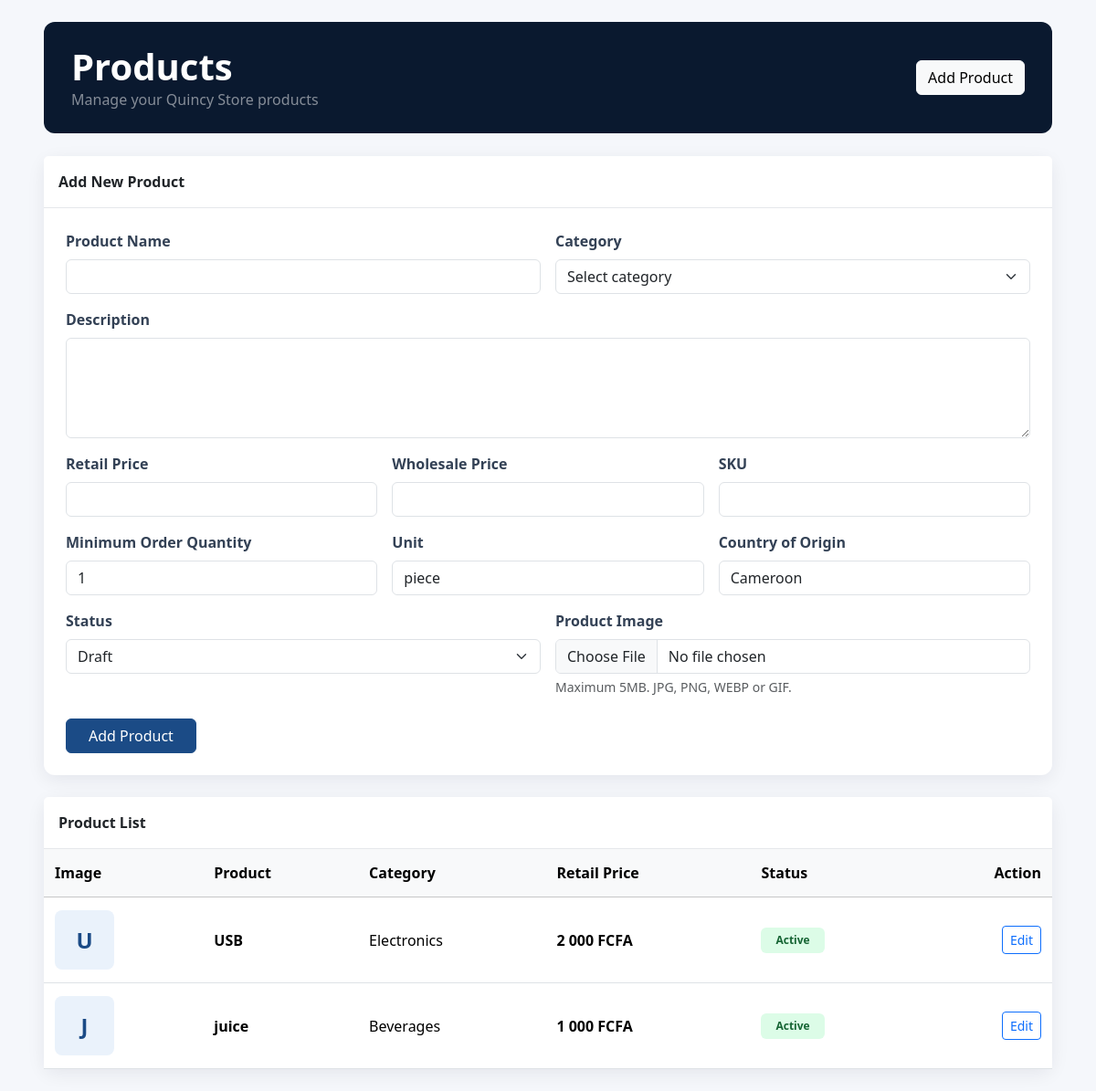
The page /admin/products.php (signed in) on the database its author committed.
### tables this page shows
CREATE TABLE `products` (
  `id` int(11) NOT NULL,
  `supplier_id` int(11) DEFAULT NULL,
  `manufacturer_id` int(11) DEFAULT NULL,
  `category_id` int(11) NOT NULL,
  `name` varchar(200) NOT NULL,
  `slug` varchar(220) NOT NULL,
  `description` text DEFAULT NULL,
  `sku` varchar(100) DEFAULT NULL,
  `retail_price` decimal(12,2) NOT NULL,
  `wholesale_price` decimal(12,2) DEFAULT NULL,
  `minimum_order_quantity` int(11) DEFAULT 1,
  `unit` varchar(50) DEFAULT 'piece',
  `weight` decimal(10,2) DEFAULT NULL,
  `country_of_origin` varchar(100) DEFAULT 'Cameroon',
  `status` enum('draft','active','out_of_stock','discontinued') DEFAULT 'draft',
  `created_at` timestamp NOT NULL DEFAULT current_timestamp(),
  `updated_at` timestamp NOT NULL DEFAULT current_timestamp() ON UPDATE current_timestamp()
);

CREATE TABLE `categories` (
  `id` int(11) NOT NULL,
  `parent_id` int(11) DEFAULT NULL,
  `name` varchar(100) NOT NULL,
  `description` text DEFAULT NULL,
  `image` varchar(255) DEFAULT NULL,
  `status` enum('active','inactive') DEFAULT 'active',
  `created_at` timestamp NOT NULL DEFAULT current_timestamp(),
  `updated_at` timestamp NOT NULL DEFAULT current_timestamp() ON UPDATE current_timestamp()
);

### includes/functions.php (called while the page is built, shortened)
<?php
function e(mixed $value): string
{
    return htmlspecialchars((string) $value, ENT_QUOTES, 'UTF-8');
}
function formatPrice(float|int|string $amount): string
{
    return number_format((float) $amount, 0, '.', ' ') . ' FCFA';
}

### admin/products.php (the view, shortened to what this page needs)
<?php
require_once ROOT_PATH . '/includes/functions.php';
$db = Database::getInstance()->getConnection();
$editProduct = null;
$products = $db->query(
    'SELECT p.*, c.name AS category_name
     FROM products p
     LEFT JOIN categories c
       ON c.id=p.category_id
     ORDER BY p.updated_at DESC
     LIMIT 100'
)->fetchAll(PDO::FETCH_ASSOC);
?>
<!DOCTYPE html>
<html lang="en">
<head>
<link
    href="https://cdn.jsdelivr.net/npm/bootstrap@5.3.3/dist/css/bootstrap.min.css"
    rel="stylesheet">
</head>
<body>
<div class="container-fluid py-4 px-lg-5">
<div class="page-header d-flex justify-content-between align-items-center">
<div>
<h1>Products</h1>
<p class="mb-0 text-white-50">
Manage your Quincy Store products
</p>
</div>
<a href="#productForm"
   class="btn btn-light">
Add Product
</a>
</div>
<div class="card mb-4"
     id="productForm">
<div class="card-header p-3">
<?= $editProduct
    ? 'Edit Product'
    : 'Add New Product' ?>
</div>
<div class="card-body p-4">
<form method="post"
      enctype="multipart/form-data">
<div class="row g-3">
<div class="col-md-6">
<label class="form-label">
Product Name
</label>
<input
    type="text"
    name="name"
    class="form-control"
    required
    value="<?= e($editProduct['name'] ?? '') ?>">
</div>
<div class="col-md-6">
<label class="form-label">
Category
</label>
<select
    name="category_id"
    class="form-select"
    required>
<option value="">
Select category
</option>
</select>
</div>
<div class="col-12">
<label class="form-label">
Description
</label>
<textarea
    name="description"
    class="form-control"
    rows="4"><?= e($editProduct['description'] ?? '') ?></textarea>
</div>
<div class="col-md-4">
<label class="form-label">
Retail Price
</label>
<input
    type="number"
    step="0.01"
    name="retail_price"
    class="form-control"
    required
    value="<?= e($editProduct['retail_price'] ?? '') ?>">
</div>
<div class="col-md-4">
<label class="form-label">
Wholesale Price
</label>
<input
    type="number"
    step="0.01"
    name="wholesale_price"
    class="form-control"
    value="<?= e($editProduct['wholesale_price'] ?? '') ?>">
</div>
<div class="col-md-4">
<label class="form-label">
SKU
</label>
<input
    type="text"
    name="sku"
    class="form-control"
    value="<?= e($editProduct['sku'] ?? '') ?>">
</div>
<div class="col-md-4">
<label class="form-label">
Minimum Order Quantity
</label>
<input
    type="number"
    name="minimum_order_quantity"
    min="1"
    class="form-control"
    value="<?= e($editProduct['minimum_order_quantity'] ?? '1') ?>">
</div>
<div class="col-md-4">
<label class="form-label">
Unit
</label>
<input
    type="text"
    name="unit"
    class="form-control"
    value="<?= e($editProduct['unit'] ?? 'piece') ?>">
</div>
<div class="col-md-4">
<label class="form-label">
Country of Origin
</label>
<input
    type="text"
    name="country_of_origin"
    class="form-control"
    value="<?= e($editProduct['country_of_origin'] ?? 'Cameroon') ?>">
</div>
<div class="col-md-6">
<label class="form-label">
Status
</label>
<select
    name="status"
    class="form-select">
<?php foreach (
    ['draft','active','out_of_stock','discontinued']
    as $status
): ?>
<option
    value="<?= $status ?>"
    <?= (($editProduct['status'] ?? 'draft') === $status)
        ? 'selected'
        : '' ?>>
<?= ucfirst(str_replace('_', ' ', $status)) ?>
</option>
<?php endforeach; ?>
</select>
</div>
<div class="col-md-6">
<label class="form-label">
Product Image
</label>
<input
    type="file"
    name="image_file"
    class="form-control"
    accept="image/jpeg,image/png,image/webp,image/gif">
<div class="form-text">
Maximum 5MB. JPG, PNG, WEBP or GIF.
</div>
</div>
</div>
<div class="mt-4 d-flex gap-2">
<button
    type="submit"
    class="btn btn-primary px-4">
<?= $editProduct
    ? 'Update Product'
    : 'Add Product' ?>
</button>
</div>
</form>
</div>
</div>
<div class="card">
<div class="card-header p-3">
Product List
</div>
<div class="table-responsive">
<table class="table table-hover mb-0">
<thead class="table-light">
<tr>
<th>Image</th>
<th>Product</th>
<th>Category</th>
<th>Retail Price</th>
<th>Status</th>
<th class="text-end">Action</th>
</tr>
</thead>
<tbody>
<?php foreach ($products as $product): ?>
<tr>
<td>
<?php if (!empty($product['image'])): ?>
<img
    src="<?= e(
        BASE_URL . '/' .
        ltrim($product['image'], '/')
    ) ?>"
    class="product-image">
<?php else: ?>
<div class="product-placeholder">
<?= e(
    strtoupper(
        substr(
            $product['name'],
            0,
            1
        )
    )
) ?>
</div>
<?php endif; ?>
</td>
<td>
<strong>
<?= e($product['name']) ?>
</strong>
</td>
<td>
<?= e(
    $product['category_name']
    ?? 'No category'
) ?>
</td>
<td>
<strong>
<?= e(
    formatPrice(
        $product['retail_price']
    )
) ?>
</strong>
</td>
<td>
<?php
$statusClass = match (
    $product['status'] ?? 'draft'
) {
    'active' => 'badge-active',
    'out_of_stock' => 'badge-out',
    'discontinued' => 'badge-discontinued',
    default => 'badge-draft'
};
?>
<span class="badge <?= $statusClass ?> px-3 py-2">
<?= e(
    ucfirst(
        str_replace(
            '_',
            ' ',
            $product['status'] ?? 'draft'
        )
    )
) ?>
</span>
</td>
<td class="text-end">
<a
    href="<?= e(BASE_URL) ?>/admin/products.php?edit=<?= (int) $product['id'] ?>"
    class="btn btn-sm btn-outline-primary">
Edit
</a>
</td>
</tr>
<?php endforeach; ?>
</tbody>
</table>
</div>
</div>
</div>
</body>

### admin/products.php (style rules this page uses)
body { background: #f5f7fb; color: #14213d; }
.page-header { background: #0a192f; color: white; border-radius: 12px; padding: 25px 30px; margin-bottom: 25px; }
.page-header h1 { margin: 0; font-weight: 700; }
.card { border: 0; border-radius: 12px; box-shadow: 0 5px 20px rgba(7, 21, 47, .07); }
.card-header { background: white; border-bottom: 1px solid #e5e7eb; font-weight: 700; }
.form-label { font-weight: 600; color: #334155; }
.product-placeholder { width: 65px; height: 65px; display: flex; align-items: center; justify-content: center; border-radius: 8px; background: #eaf2fb; color: #1b4b86; font-size: 24px; font-weight: 700; }
.btn-primary { background: #1b4b86; border-color: #1b4b86; }
.table > :not(caption) > * > * { padding: 14px 12px; vertical-align: middle; }
.badge-active { background: #dcfce7; color: #166534; }

### rows shown on the page
products: name "U", name "USB", category.name "Electronics", retail_price "2 000 FCFA", status "Active"
products: name "J", name "juice", category.name "Beverages", retail_price "1 000 FCFA", status "Active"

### other values the page prints
form field status "Draft"
